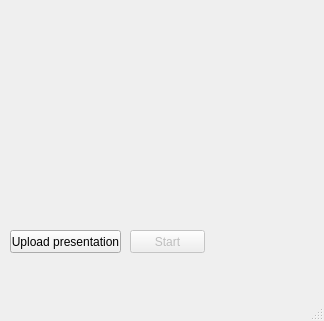
<?xml version="1.0" encoding="UTF-8"?>
<ui version="4.0">
 <class>MainWindow</class>
 <widget class="QMainWindow" name="MainWindow">
  <property name="geometry">
   <rect>
    <x>0</x>
    <y>0</y>
    <width>324</width>
    <height>321</height>
   </rect>
  </property>
  <property name="windowTitle">
   <string>MainWindow</string>
  </property>
  <widget class="QWidget" name="centralwidget">
   <widget class="QLabel" name="label">
    <property name="geometry">
     <rect>
      <x>0</x>
      <y>0</y>
      <width>321</width>
      <height>191</height>
     </rect>
    </property>
    <property name="text">
     <string/>
    </property>
    <property name="pixmap">
     <pixmap>PowerPoint Automation.png</pixmap>
    </property>
    <property name="scaledContents">
     <bool>true</bool>
    </property>
   </widget>
   <widget class="QPushButton" name="pushButton">
    <property name="geometry">
     <rect>
      <x>10</x>
      <y>230</y>
      <width>111</width>
      <height>23</height>
     </rect>
    </property>
    <property name="text">
     <string>Upload presentation</string>
    </property>
   </widget>
   <widget class="QPushButton" name="pushButton_2">
    <property name="enabled">
     <bool>false</bool>
    </property>
    <property name="geometry">
     <rect>
      <x>130</x>
      <y>230</y>
      <width>75</width>
      <height>23</height>
     </rect>
    </property>
    <property name="mouseTracking">
     <bool>false</bool>
    </property>
    <property name="acceptDrops">
     <bool>false</bool>
    </property>
    <property name="autoFillBackground">
     <bool>false</bool>
    </property>
    <property name="text">
     <string>Start</string>
    </property>
    <property name="autoRepeat">
     <bool>false</bool>
    </property>
    <property name="autoDefault">
     <bool>false</bool>
    </property>
    <property name="default">
     <bool>false</bool>
    </property>
    <property name="flat">
     <bool>false</bool>
    </property>
   </widget>
   <widget class="QLabel" name="message_label">
    <property name="geometry">
     <rect>
      <x>10</x>
      <y>270</y>
      <width>191</width>
      <height>16</height>
     </rect>
    </property>
    <property name="palette">
     <palette>
      <active>
       <colorrole role="Text">
        <brush brushstyle="SolidPattern">
         <color alpha="255">
          <red>0</red>
          <green>0</green>
          <blue>0</blue>
         </color>
        </brush>
       </colorrole>
      </active>
      <inactive>
       <colorrole role="Text">
        <brush brushstyle="SolidPattern">
         <color alpha="255">
          <red>0</red>
          <green>0</green>
          <blue>0</blue>
         </color>
        </brush>
       </colorrole>
      </inactive>
      <disabled>
       <colorrole role="Text">
        <brush brushstyle="SolidPattern">
         <color alpha="255">
          <red>120</red>
          <green>120</green>
          <blue>120</blue>
         </color>
        </brush>
       </colorrole>
      </disabled>
     </palette>
    </property>
    <property name="text">
     <string/>
    </property>
   </widget>
  </widget>
  <widget class="QMenuBar" name="menubar">
   <property name="geometry">
    <rect>
     <x>0</x>
     <y>0</y>
     <width>324</width>
     <height>21</height>
    </rect>
   </property>
  </widget>
  <widget class="QStatusBar" name="statusbar"/>
 </widget>
 <resources/>
 <connections/>
</ui>
